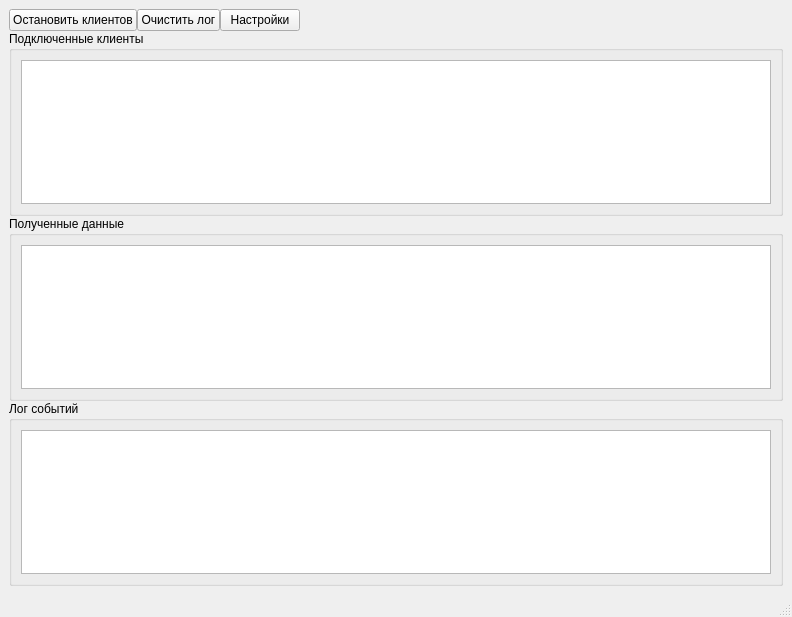
<?xml version="1.0" encoding="UTF-8"?>
<ui version="4.0">
 <class>MainWindow</class>
 <widget class="QMainWindow" name="MainWindow">
  <property name="geometry">
   <rect>
    <x>0</x>
    <y>0</y>
    <width>792</width>
    <height>617</height>
   </rect>
  </property>
  <property name="sizePolicy">
   <sizepolicy hsizetype="Expanding" vsizetype="Expanding">
    <horstretch>0</horstretch>
    <verstretch>0</verstretch>
   </sizepolicy>
  </property>
  <property name="minimumSize">
   <size>
    <width>792</width>
    <height>617</height>
   </size>
  </property>
  <property name="maximumSize">
   <size>
    <width>16777215</width>
    <height>16777215</height>
   </size>
  </property>
  <property name="windowTitle">
   <string>QT-test</string>
  </property>
  <widget class="QWidget" name="centralwidget">
   <property name="sizePolicy">
    <sizepolicy hsizetype="Expanding" vsizetype="Expanding">
     <horstretch>0</horstretch>
     <verstretch>0</verstretch>
    </sizepolicy>
   </property>
   <property name="minimumSize">
    <size>
     <width>792</width>
     <height>590</height>
    </size>
   </property>
   <property name="maximumSize">
    <size>
     <width>16777215</width>
     <height>16777215</height>
    </size>
   </property>
   <layout class="QVBoxLayout" name="verticalLayout">
    <property name="spacing">
     <number>0</number>
    </property>
    <item>
     <layout class="QHBoxLayout" name="horizontalLayout_4">
      <item>
       <widget class="QPushButton" name="activateClientsButton">
        <property name="sizePolicy">
         <sizepolicy hsizetype="Fixed" vsizetype="Fixed">
          <horstretch>0</horstretch>
          <verstretch>0</verstretch>
         </sizepolicy>
        </property>
        <property name="text">
         <string>Остановить клиентов</string>
        </property>
       </widget>
      </item>
      <item>
       <widget class="QPushButton" name="pushButton_clearLog">
        <property name="sizePolicy">
         <sizepolicy hsizetype="Fixed" vsizetype="Fixed">
          <horstretch>0</horstretch>
          <verstretch>0</verstretch>
         </sizepolicy>
        </property>
        <property name="text">
         <string>Очистить лог</string>
        </property>
       </widget>
      </item>
      <item>
       <widget class="QPushButton" name="pushButton_settings">
        <property name="sizePolicy">
         <sizepolicy hsizetype="Fixed" vsizetype="Fixed">
          <horstretch>0</horstretch>
          <verstretch>0</verstretch>
         </sizepolicy>
        </property>
        <property name="text">
         <string>Настройки</string>
        </property>
       </widget>
      </item>
      <item>
       <spacer name="horizontalSpacer">
        <property name="orientation">
         <enum>Qt::Horizontal</enum>
        </property>
        <property name="sizeHint" stdset="0">
         <size>
          <width>40</width>
          <height>20</height>
         </size>
        </property>
       </spacer>
      </item>
     </layout>
    </item>
    <item>
     <widget class="QGroupBox" name="groupBox">
      <property name="sizePolicy">
       <sizepolicy hsizetype="Preferred" vsizetype="Preferred">
        <horstretch>0</horstretch>
        <verstretch>0</verstretch>
       </sizepolicy>
      </property>
      <property name="title">
       <string>Подключенные клиенты</string>
      </property>
      <layout class="QHBoxLayout" name="horizontalLayout">
       <item>
        <widget class="QTableView" name="tableView_clients">
         <property name="editTriggers">
          <set>QAbstractItemView::NoEditTriggers</set>
         </property>
         <property name="selectionBehavior">
          <enum>QAbstractItemView::SelectRows</enum>
         </property>
         <attribute name="horizontalHeaderStretchLastSection">
          <bool>true</bool>
         </attribute>
         <attribute name="verticalHeaderVisible">
          <bool>false</bool>
         </attribute>
        </widget>
       </item>
      </layout>
     </widget>
    </item>
    <item>
     <widget class="QGroupBox" name="groupBox_2">
      <property name="sizePolicy">
       <sizepolicy hsizetype="Preferred" vsizetype="Preferred">
        <horstretch>0</horstretch>
        <verstretch>0</verstretch>
       </sizepolicy>
      </property>
      <property name="title">
       <string>Полученные данные</string>
      </property>
      <layout class="QHBoxLayout" name="horizontalLayout_2">
       <item>
        <widget class="QTableView" name="tableView_messages">
         <property name="selectionBehavior">
          <enum>QAbstractItemView::SelectRows</enum>
         </property>
         <attribute name="verticalHeaderVisible">
          <bool>false</bool>
         </attribute>
        </widget>
       </item>
      </layout>
     </widget>
    </item>
    <item>
     <widget class="QGroupBox" name="groupBox_3">
      <property name="sizePolicy">
       <sizepolicy hsizetype="Preferred" vsizetype="Preferred">
        <horstretch>0</horstretch>
        <verstretch>0</verstretch>
       </sizepolicy>
      </property>
      <property name="title">
       <string>Лог событий</string>
      </property>
      <layout class="QHBoxLayout" name="horizontalLayout_3">
       <item>
        <widget class="QTextEdit" name="textEdit_serverLog">
         <property name="readOnly">
          <bool>true</bool>
         </property>
        </widget>
       </item>
      </layout>
     </widget>
    </item>
   </layout>
   <zorder>groupBox_2</zorder>
   <zorder>groupBox_3</zorder>
   <zorder></zorder>
   <zorder>groupBox</zorder>
  </widget>
  <widget class="QStatusBar" name="statusBar"/>
 </widget>
 <tabstops>
  <tabstop>textEdit_serverLog</tabstop>
  <tabstop>tableView_clients</tabstop>
  <tabstop>tableView_messages</tabstop>
 </tabstops>
 <resources/>
 <connections/>
</ui>
